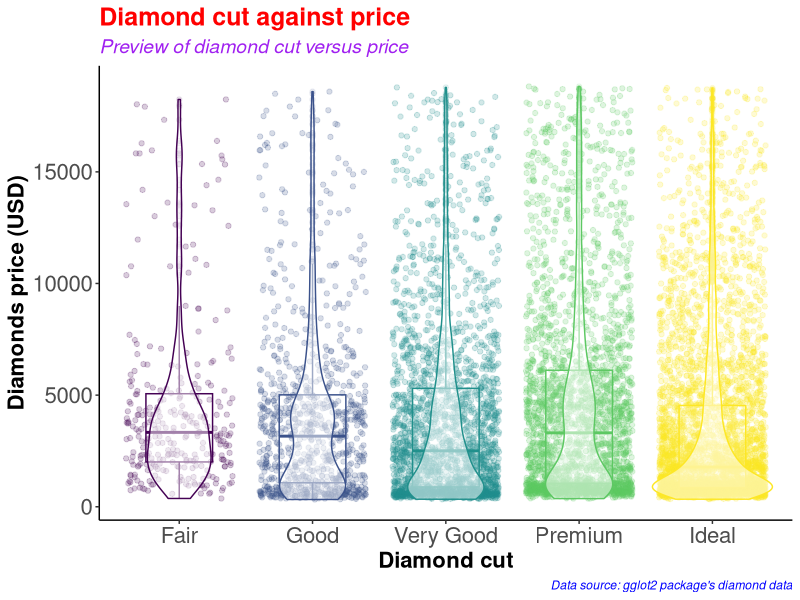
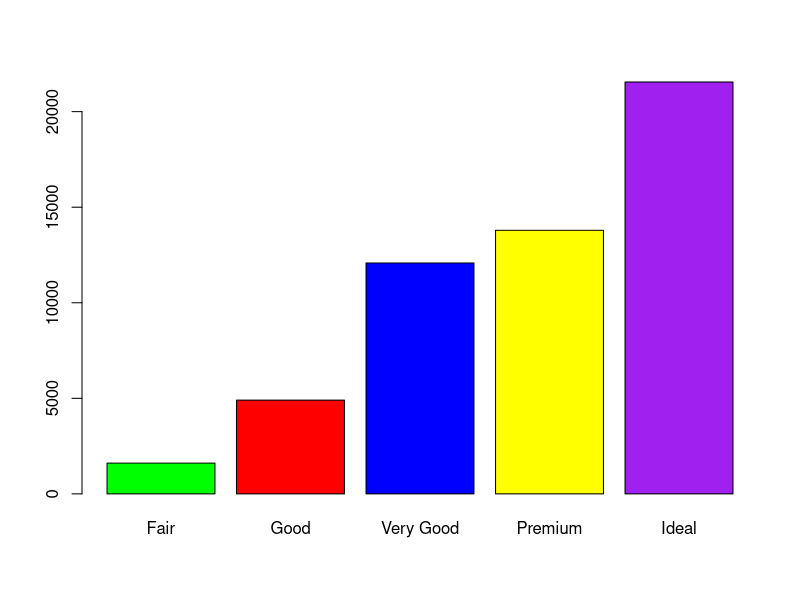
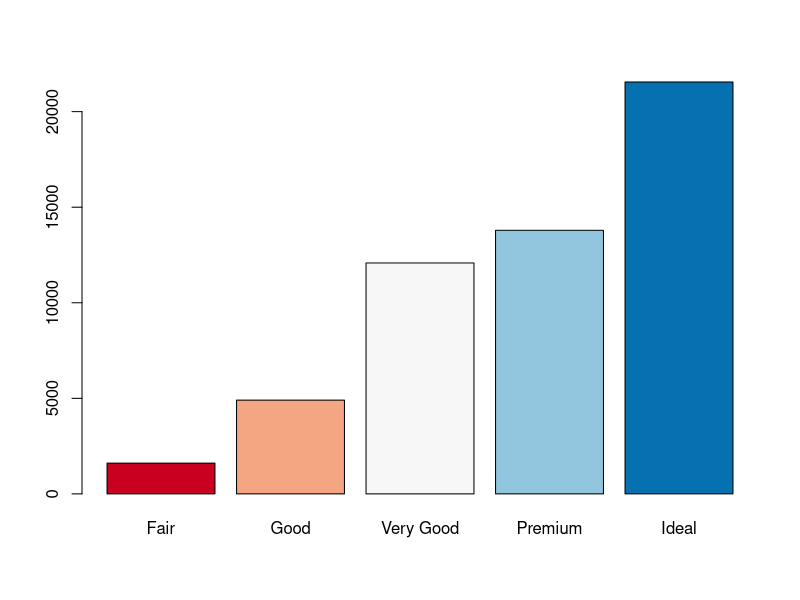
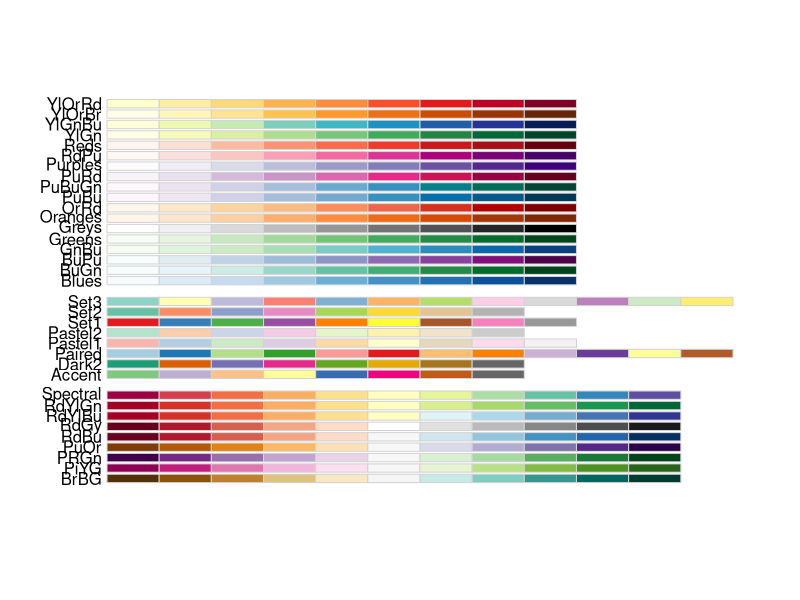
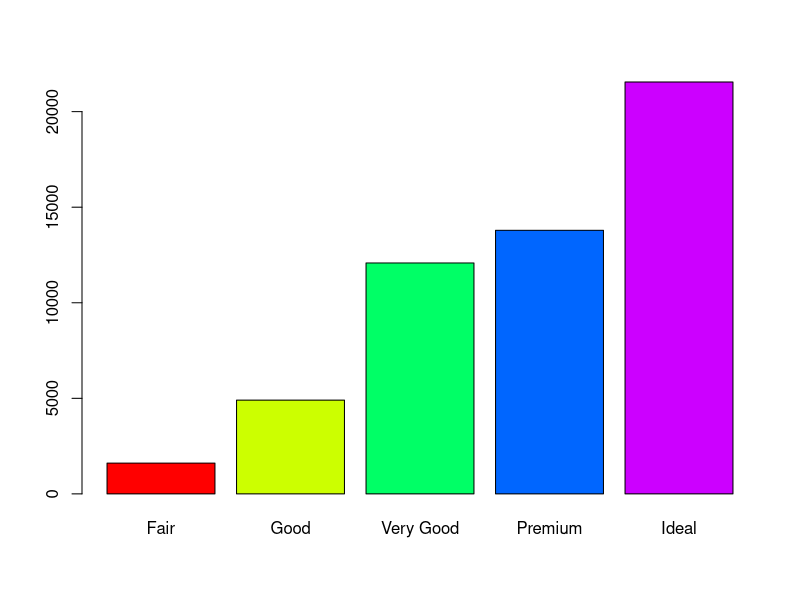
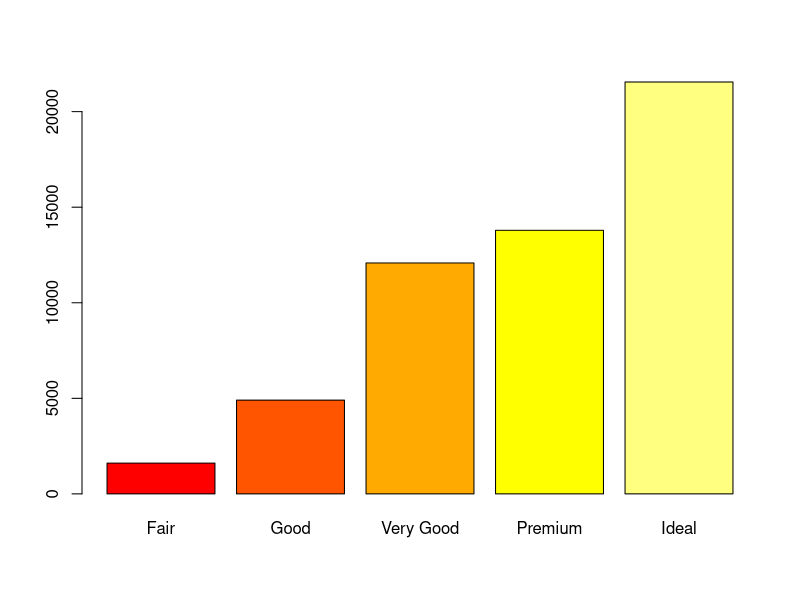
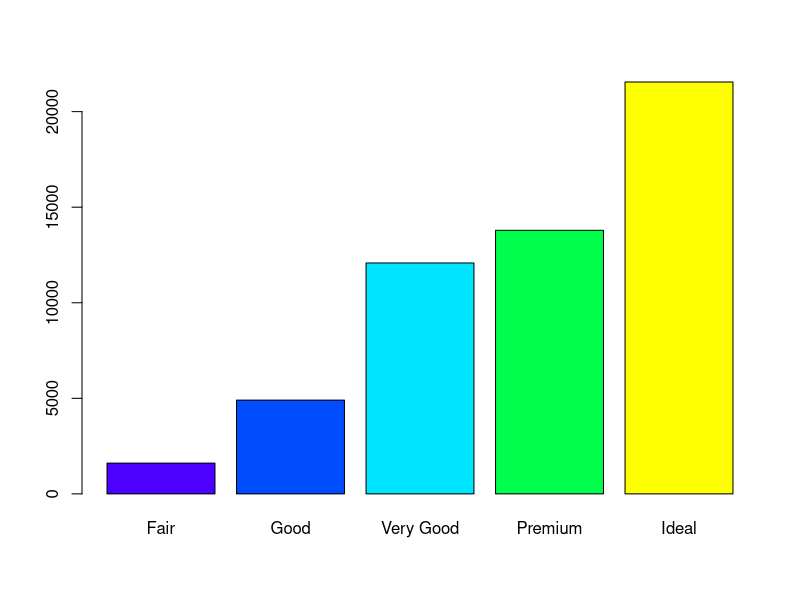
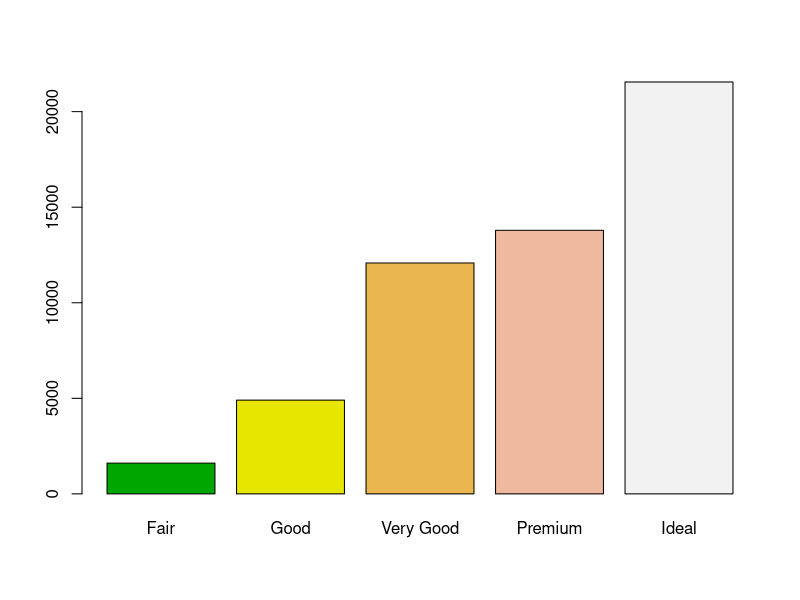

These figures' R source, in order:
#########################################
# Name: Wyclife Agumba Oluoch           #   
# E-mail: wyclifeoluoch@gmail.com       #
# GitHub: https://github.com/Wycology   #
# Task: Boxplot and violin plots in one #
# Date: 4th Jan 2021                    #
# Last edited: 26th Mar 2021            #
#########################################

# Loading the necessary libraries for the project
library(tidyverse) # This is for data wrangling and plotting.
library(RColorBrewer) # This is for generating color pallets for the plots.

diamonds_df <- diamonds # Saving the diamonds data-set to a new object in R.

head(diamonds) # Checking the variables in the data-set for subsequent analyses
nrow(diamonds) # Checking for the number of rows in the data. 53940 observations
ncol(diamonds) # Checking the number of variables in the data-set. 10 variables

diamonds_df %>% # Picking the diamonds data, and then
  slice_sample(n = 0.2*(nrow(diamonds))) %>% # Picking a portion of the data-set
  ggplot(aes(x = cut, y = price, color = cut)) + # Adding the mapping variables
  geom_point(position = "jitter", alpha = 0.2) + # Adding jitter and alpha
  geom_boxplot(alpha = 0.1, width = 0.5) + # Modifying dimensions of the boxplot 
  geom_violin(alpha = 0.5) + # Adding violin plot on top of the box and jitter
  theme_classic() + # Adding my preferred theme for publication.
  theme(legend.position = "none") + # Removing the legend; it is on the x-axis
  labs(x = "Diamond cut", # Labels the x-axis.
       y = "Diamonds price (USD)", # Labeling the y-axis
       title = "Diamond cut against price", # Setting tibble of the plot
       subtitle = "Preview of diamond cut versus price", # Descriptive title beneath TITLE
       caption = "Data source: gglot2 package's diamond data") +
  theme(axis.text = element_text(size=16), # Size of labels on tick-marks
        axis.title = element_text(size=16,face="bold")) + # Size of axis labels
  theme(plot.title = element_text(color = 'red', size = 18, face = 'bold'),
        plot.subtitle = element_text(color = 'purple', size = 14, face = 'italic'),
        plot.caption = element_text(color = 'blue', face = 'italic'))

diamonds %>% # Picking the diamonds data, and then
  filter(cut == 'Very Good') %>% # Picking the very good cut 
  nrow() # counting the number of rows with very good cut

diamonds %>% 
  select(cut) %>% 
  table() %>% 
  barplot(col = c('green', 'red', 'blue', 'yellow', 'purple'))

# Instead of specifying the colors, we can simply use the color brewer panel 

diamonds %>% 
  select(cut) %>% 
  table() %>% 
  barplot(col = brewer.pal(n = 5, name = "RdBu"))
# To display more brewer colors options to use, run the following function:

display.brewer.all()

# Can also use rainbow colors

diamonds %>% 
  select(cut) %>% 
  table() %>% 
  barplot(col = rainbow(5))

# Can also use heat.colors
diamonds %>% 
  select(cut) %>% 
  table() %>% 
  barplot(col = heat.colors(5))

# Can also use topographic colors

diamonds %>% 
  select(cut) %>% 
  table() %>% 
  barplot(col = topo.colors(5))

# Can also use terrain colors
diamonds %>% 
  select(cut) %>% 
  table() %>% 
  barplot(col = terrain.colors(5))

# Can also use cm.colors
diamonds %>% 
  select(cut) %>% 
  table() %>% 
  barplot(col = cm.colors(5))

# That is awesome. Good for the day.
